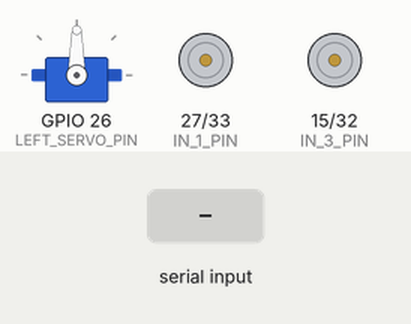
Bench run of a sketch on a simulated ESP32. On the bench: servo, motor-driver pin pairs drawn as motors (green arrow = first pin HIGH = forward, orange = second pin HIGH = backward, longer = more drive, scaled by the enable pin). Inputs (shaded band) come from the test bench. Nothing arrives over Bluetooth unless stated; what the sketch prints to the serial monitor is not drawn.

Above: at 1.2 s.
1.3 s: "w" received over the second serial link
At 2.3 s:
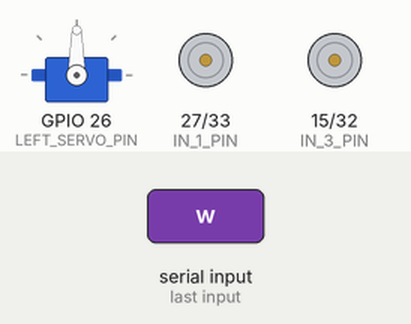
2.8 s: "s" received over the second serial link
At 3.6 s:
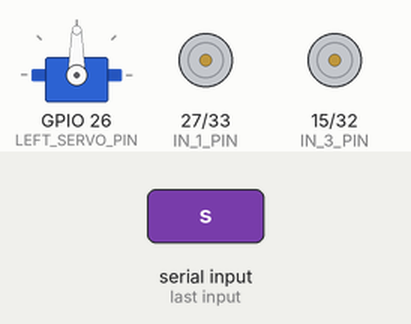
4.3 s: "a" received over the second serial link
At 4.9 s:
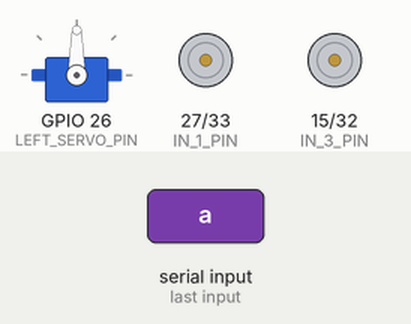
5.8 s: "d" received over the second serial link
At 6.2 s:
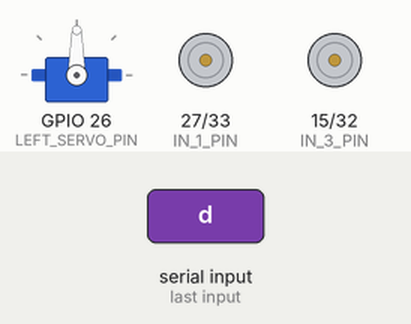
7.3 s: "q" received over the second serial link
At 8.1 s:
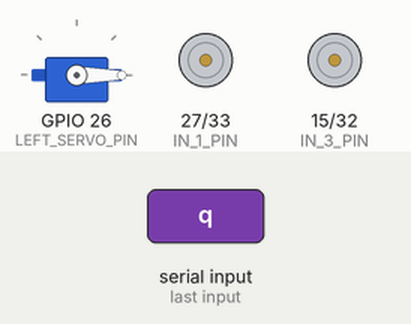
8.8 s: "w" received over the second serial link
At 10.0 s:
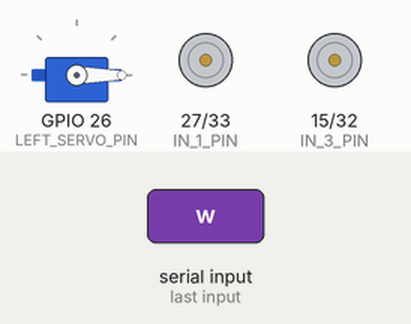
Timing chart, 0 to 11.3 s (numbered marks = the images above; inputs shaded):
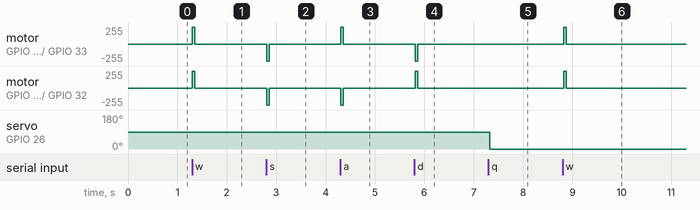

The sketch:

bluetoothRover_ESP32.ino
```cpp
#include <ESP32Servo.h>

#include "Navigator.hpp"
#include "BluetoothSerial.h"


#if !defined(CONFIG_BT_ENABLED) ||                                             \
    !defined(CONFIG_BLUEDROID_ENABLED) // error catching
#error Bluetooth is not enabled! Please run `make menuconfig` to and enable it
#endif

BluetoothSerial SerialBT; // declares the Bluetooth object

constexpr int LEFT_SERVO_PIN = 26;

constexpr int EN_A_PIN = 13;
constexpr int IN_1_PIN = 27;
constexpr int IN_2_PIN = 33;
constexpr int IN_3_PIN = 15;
constexpr int IN_4_PIN = 32;
constexpr int EN_B_PIN = 12;

Navigator mainAxle;
Servo leftArm;
// Servo rightArm;

void setup() {
  Serial.begin(115200);
  SerialBT.begin("ESP32"); // begins Bluetooth Serial connection
  Serial.println("Started successfully.");

  ESP32PWM::allocateTimer(0);
	ESP32PWM::allocateTimer(1);
	ESP32PWM::allocateTimer(2);
	ESP32PWM::allocateTimer(3);
	leftArm.setPeriodHertz(50);    // standard 50 hz servo
	leftArm.attach(LEFT_SERVO_PIN, 500, 2400);

  mainAxle.begin(EN_A_PIN, IN_1_PIN, IN_2_PIN, IN_3_PIN, IN_4_PIN, EN_B_PIN);
}

char readIn;

void loop() {
  constexpr int angleDelta = 10;
  static int angleLeft = 0;

  readIn = '\0';
  if (SerialBT.available()) // if there are bytes available in the buffer
    readIn = char(SerialBT.read()); // read in one and store it in readIn

  if (readIn == 'w') {
    mainAxle.forward();
  } else if (readIn == 's') {
    mainAxle.backup();
  } else if (readIn == 'a') {
    mainAxle.left();
  } else if (readIn == 'd') {
    mainAxle.right();
  } else {
    mainAxle.stop();
  }

  if (readIn == 'q') {
    angleLeft = max(angleLeft - angleDelta, 0);
    leftArm.write(angleLeft);
  } else if (readIn == 'e') {
    angleLeft = min(angleLeft + angleDelta, 180);
    leftArm.write(angleLeft);
  }
  delay(50);
}
```

Navigator.hpp
```cpp
#pragma once

/*
1-2 left
3-4 right
*/

class Navigator {
private:
  const int m_torque = 100;
  bool m_initialized;
  int m_enA, m_in1, m_in2, m_in3, m_in4, m_enB;

public:
  Navigator();

  // ~Navigator(); // use default

  void begin(int enA, int in1, int in2, int in3, int in4, int enB);

  void stop();

  void forward();

  void backup();

  void right();

  void left();

};

Navigator::Navigator() : m_initialized(false) {
  //
}

void Navigator::begin(int enA, int in1, int in2, int in3, int in4, int enB) {
  m_enA = enA;
  m_in1 = in1;
  m_in2 = in2;
  m_in3 = in3;
  m_in4 = in4;
  m_enB = enB;

  pinMode(enA, OUTPUT);
  pinMode(in1, OUTPUT);
  pinMode(in2, OUTPUT);
  pinMode(in3, OUTPUT);
  pinMode(in4, OUTPUT);
  pinMode(enB, OUTPUT);
}

void Navigator::stop() {
  digitalWrite(m_in1, LOW);
  digitalWrite(m_in2, LOW);
  digitalWrite(m_in3, LOW);
  digitalWrite(m_in4, LOW);
  digitalWrite(m_enA, 0);
  digitalWrite(m_enB, 0);
}

void Navigator::forward() {
  digitalWrite(m_in1, HIGH);
  digitalWrite(m_in2, LOW);
  digitalWrite(m_in3, HIGH);
  digitalWrite(m_in4, LOW);
  digitalWrite(m_enA, m_torque);
  digitalWrite(m_enB, m_torque);
}

void Navigator::backup() {
  digitalWrite(m_in1, LOW);
  digitalWrite(m_in2, HIGH);
  digitalWrite(m_in3, LOW);
  digitalWrite(m_in4, HIGH);
  digitalWrite(m_enA, m_torque);
  digitalWrite(m_enB, m_torque);
}

void Navigator::left() {
  digitalWrite(m_in1, HIGH);
  digitalWrite(m_in2, LOW);
  digitalWrite(m_in3, LOW);
  digitalWrite(m_in4, HIGH);
  digitalWrite(m_enA, m_torque);
  digitalWrite(m_enB, m_torque);
}

void Navigator::right() {
  digitalWrite(m_in1, LOW);
  digitalWrite(m_in2, HIGH);
  digitalWrite(m_in3, HIGH);
  digitalWrite(m_in4, LOW);
  digitalWrite(m_enA, m_torque);
  digitalWrite(m_enB, m_torque);
}
```

Measured:
- after the input at 1.3 s, motor on GPIO 27 (IN_1_PIN) / GPIO 33 (IN_2_PIN), motor on GPIO 15 (IN_3_PIN) / GPIO 32 (IN_4_PIN): stopped → forward 255/255 at once, → stopped 0.05 s later
- after the input at 2.8 s, motor on GPIO 27 (IN_1_PIN) / GPIO 33 (IN_2_PIN), motor on GPIO 15 (IN_3_PIN) / GPIO 32 (IN_4_PIN): stopped → backward 255/255 at once, → stopped 0.05 s later
- after the input at 4.3 s, motor on GPIO 27 (IN_1_PIN) / GPIO 33 (IN_2_PIN): stopped → forward 255/255 at once, → stopped 0.05 s later; motor on GPIO 15 (IN_3_PIN) / GPIO 32 (IN_4_PIN): stopped → backward 255/255 at once, → stopped 0.05 s later
- after the input at 5.8 s, motor on GPIO 27 (IN_1_PIN) / GPIO 33 (IN_2_PIN): stopped → backward 255/255 at once, → stopped 0.05 s later; motor on GPIO 15 (IN_3_PIN) / GPIO 32 (IN_4_PIN): stopped → forward 255/255 at once, → stopped 0.05 s later
- after the input at 7.3 s, servo on GPIO 26 (LEFT_SERVO_PIN): 90° → 0° at once
- after the input at 8.8 s, motor on GPIO 27 (IN_1_PIN) / GPIO 33 (IN_2_PIN), motor on GPIO 15 (IN_3_PIN) / GPIO 32 (IN_4_PIN): stopped → forward 255/255 at once, → stopped 0.05 s later
